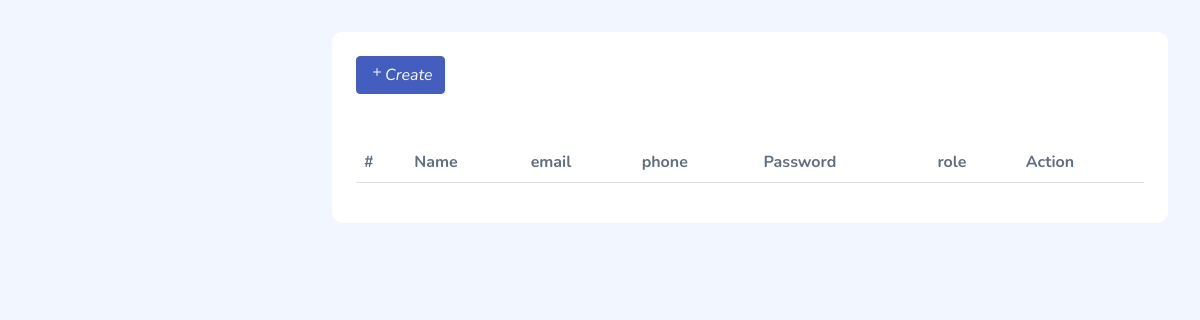
The app's page /admin/users/index.php, older data.
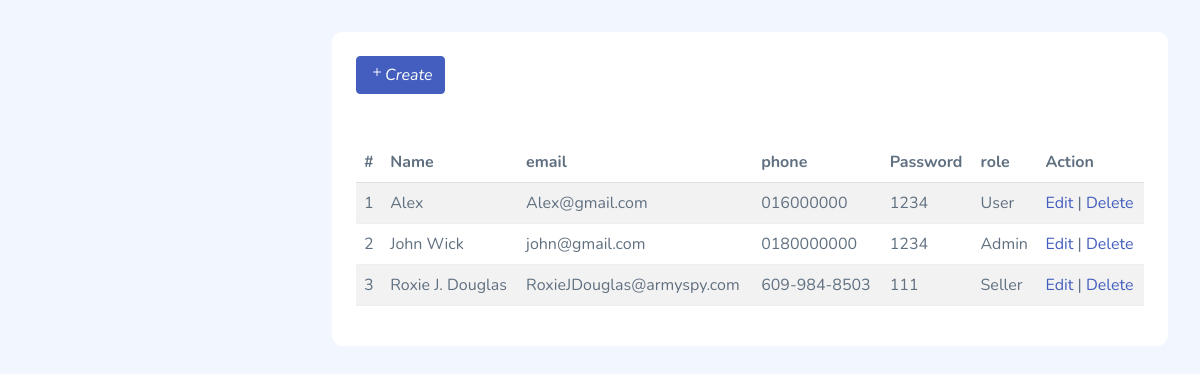
The same page, newer data.
### tables this page shows
CREATE TABLE `users` (
  `user_id` bigint(20) NOT NULL,
  `name` varchar(100) NOT NULL,
  `email` varchar(100) NOT NULL,
  `phone` varchar(18) NOT NULL,
  `password` varchar(255) NOT NULL,
  `social_login_token` varchar(70) NOT NULL,
  `role` varchar(20) NOT NULL
);

### admin/users/index.php (the view)
<?php require_once __DIR__ . '/../partials/header.php'; ?>
<?php
$sql = "SELECT * FROM users";
$user_data = $connection->query($sql);
?>
<div class="card">
    <div class="card-header">
        <a href="create.php">
            <button class="btn btn-primary"><i class="bi bi-plus">Create</i></button>
        </a>
    </div>
    <div class="card-content">
        <div class="card-body">
            <table class="table table-striped">
                <thead>
                    <tr>
                        <th scope="col">#</th>
                        <th scope="col">Name</th>
                        <th scope="col">email</th>
                        <th scope="col">phone</th>
                        <th scope="col">Password</th>
                        <th scope="col">role</th>
                        <th scope="col">Action</th>
                    </tr>
                </thead>
                <tbody>
                    <?php
                    $serial_num = 1;
                    if ($user_data->num_rows > 0) :
                        foreach ($user_data as $row) :
                    ?>
                            <tr>
                                <td scope="col"><?php echo $serial_num++; ?></td>
                                <td scope="col"><?php echo $row['name']; ?></td>
                                <td scope="col"><?php echo $row['email'] ?></td>
                                <td scope="col"><?php echo $row['phone'] ?></td>
                                <td scope="col"><?php echo $row['password'] ?></td>
                                <td scope="col"><?php echo $row['role'] ?></td>
                                <td>
                                    <a href="edit.php?id=<?php echo $row['user_id']; ?>">Edit</a> | <a href="func/delete.php?id=<?php echo $row['user_id']; ?>">Delete</a>
                                </td>
                            </tr>
                    <?php
                        endforeach;
                    endif;
                    ?>
                </tbody>
            </table>
        </div>
    </div>
</div>
<?php require_once '../partials/js_scripts.php' ?>
<?php require_once __DIR__ . '/../partials/footer.php'; ?>

Row changes from the older to the newer data that the page shows:
added users: name "Alex", email "Alex@gmail.com", phone "016000000", password "1234", role "User"
added users: name "John Wick", email "john@gmail.com", phone "0180000000", password "1234", role "Admin"
added users: name "Roxie J. Douglas", email "RoxieJDouglas@armyspy.com", phone "609-984-8503", password "111", role "Seller"
